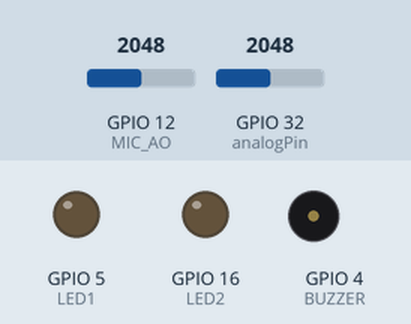
This sketch was run on a simulated ESP32. On the bench: output pins drawn as LEDs (lit = HIGH), buzzer (waves = sounding, pin HIGH). Inputs (shaded band) come from the test bench; at power-on: GPIO 32 (analogPin) = 2048, GPIO 12 (MIC_AO) = 2048. What the sketch prints to the serial monitor is not drawn.

Above: at 1.2 s.
1.3 s: GPIO 32 (analogPin) set to 2756
2.8 s: GPIO 32 (analogPin) set to 2867
At 2.93 s:
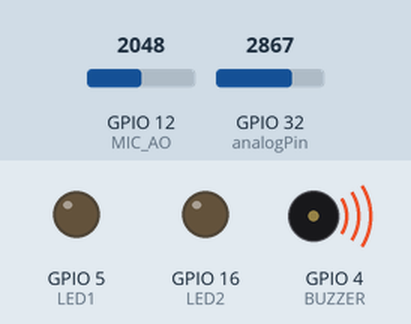
5.8 s: GPIO 12 (MIC_AO) set to 14
8.8 s: GPIO 12 (MIC_AO) set to 11
At 8.95 s:
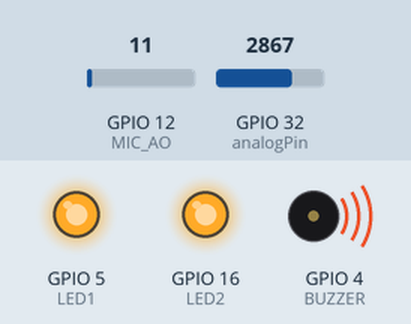
11.8 s: GPIO 12 (MIC_AO) set to 491
At 11.97 s:
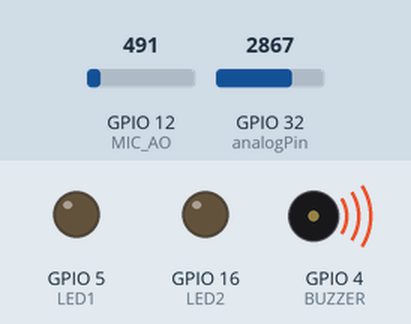
14.8 s: GPIO 12 (MIC_AO) set to 0
At 14.99 s:
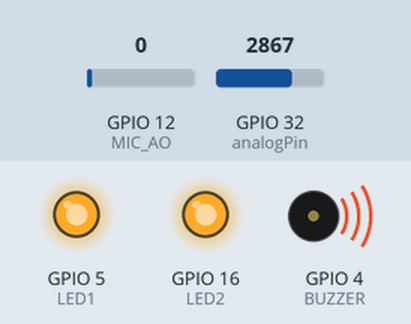
Timing chart, 0 to 18.8 s (numbered marks = the images above; inputs shaded):
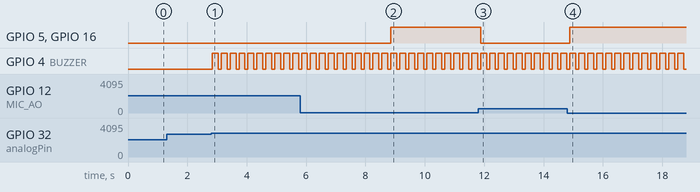

Measured:
- the behaviour switches between 2799 and 2800 on GPIO 32 (analogPin) (found by bisection; images 0 and 1)
- the behaviour switches between 13 and 12 on GPIO 12 (MIC_AO) (found by bisection; images 1 and 2)
- after the input at 1.3 s, every drawn part: stays the same
- after the input at 2.8 s, GPIO 4 (BUZZER): alternates HIGH for 0.20 s and LOW for 0.10 s, starting at once
- after the input at 8.8 s, GPIO 5 (LED1), GPIO 16 (LED2): LOW → HIGH after 0.06 s
- after the input at 11.8 s, GPIO 5 (LED1), GPIO 16 (LED2): HIGH → LOW after 0.08 s
- after the input at 14.8 s, GPIO 5 (LED1), GPIO 16 (LED2): LOW → HIGH after 0.09 s

The sketch:

Air_quality_Microphone.ino
```cpp
#define MIC_AO 12               // Microphone Analog Output connected to GPIO12
#define GUNSHOT_THRESHOLD 2035 // Threshold for gunshot detection
const int analogPin = 32;      // Gas sensor analog input

#define LED1 5     // LED connected to GPIO5
#define LED2 16    // LED connected to GPIO16
#define BUZZER 4   // Buzzer connected to GPIO4

void setup() {
    Serial.begin(115200);
    Serial.println("Gunshot & Air Quality Monitoring Started...");

    pinMode(LED1, OUTPUT);
    pinMode(LED2, OUTPUT);
    pinMode(BUZZER, OUTPUT);

    digitalWrite(LED1, LOW);    // Start with LEDs and buzzer off
    digitalWrite(LED2, LOW);
    digitalWrite(BUZZER, LOW);
}

void loop() {
    // === Gunshot Detection ===
    int rawValue = analogRead(MIC_AO);              // Read microphone signal
    int soundLevel = abs(rawValue - 2048);          // Normalize around 2048

    Serial.print(" | Sound Level: ");
    Serial.println(soundLevel);

    if (soundLevel > GUNSHOT_THRESHOLD) {
        Serial.println("🚨 GUNSHOT DETECTED! 🚨");
        digitalWrite(LED1, HIGH);    // Turn ON LEDs
        digitalWrite(LED2, HIGH);
    } else {
        digitalWrite(LED1, LOW);     // Turn OFF LEDs
        digitalWrite(LED2, LOW);
    }

    // === Air Quality Monitoring ===
    int gasValue = analogRead(analogPin);  // Read gas sensor value (0–4095)
    String status;

    if (gasValue < 2000) {
        status = "Clean Air 🟢";
        digitalWrite(BUZZER, LOW);  // No alert
    } else if (gasValue < 2800) {
        status = "Moderate Air 🟡";
        digitalWrite(BUZZER, LOW);  // Still safe
    } else {
        status = "Polluted Air 🔴";
        Serial.println("⚠  ALERT: Poor Air Quality! ⚠");
        digitalWrite(BUZZER, HIGH);  // Trigger buzzer
        delay(200);                  // Short beep
        digitalWrite(BUZZER, LOW);   // Buzzer OFF
    }

    Serial.print("Analog Gas Level: ");
    Serial.print(gasValue);
    Serial.print(" | Air Quality: ");
    Serial.println(status);

    delay(100);  // Short delay for next reading
}
```
